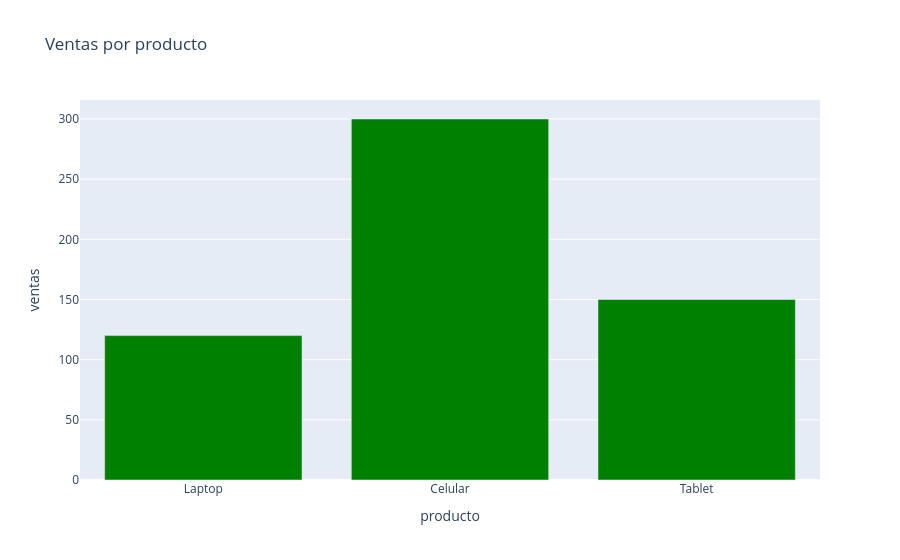

The notebook cell this image was saved under:
### Code cell
import pandas as pd
import plotly.express as px
df = pd.DataFrame({"producto": ["Laptop", "Celular", "Tablet"], "ventas": [120, 300, 150]})
fig = px.bar(df, x = "producto", y = "ventas", title = "Ventas por producto", color_discrete_sequence = ["green"])
fig.show()

### Figure 1 — Plotly figure (JSON) as saved in the notebook; plotly's stock layout.template omitted (floating-point values rounded to 4 significant figures)
{"data": [{"hovertemplate": "producto=%{x}<br>ventas=%{y}<extra></extra>", "legendgroup": "", "marker": {"color": "green", "pattern": {"shape": ""}}, "name": "", "orientation": "v", "showlegend": false, "textposition": "auto", "type": "bar", "x": ["Laptop", "Celular", "Tablet"], "xaxis": "x", "y": [120, 300, 150], "yaxis": "y"}], "layout": {"barmode": "relative", "legend": {"tracegroupgap": 0}, "title": {"text": "Ventas por producto"}, "xaxis": {"anchor": "y", "domain": [0, 1], "title": {"text": "producto"}}, "yaxis": {"anchor": "x", "domain": [0, 1], "title": {"text": "ventas"}}}}
